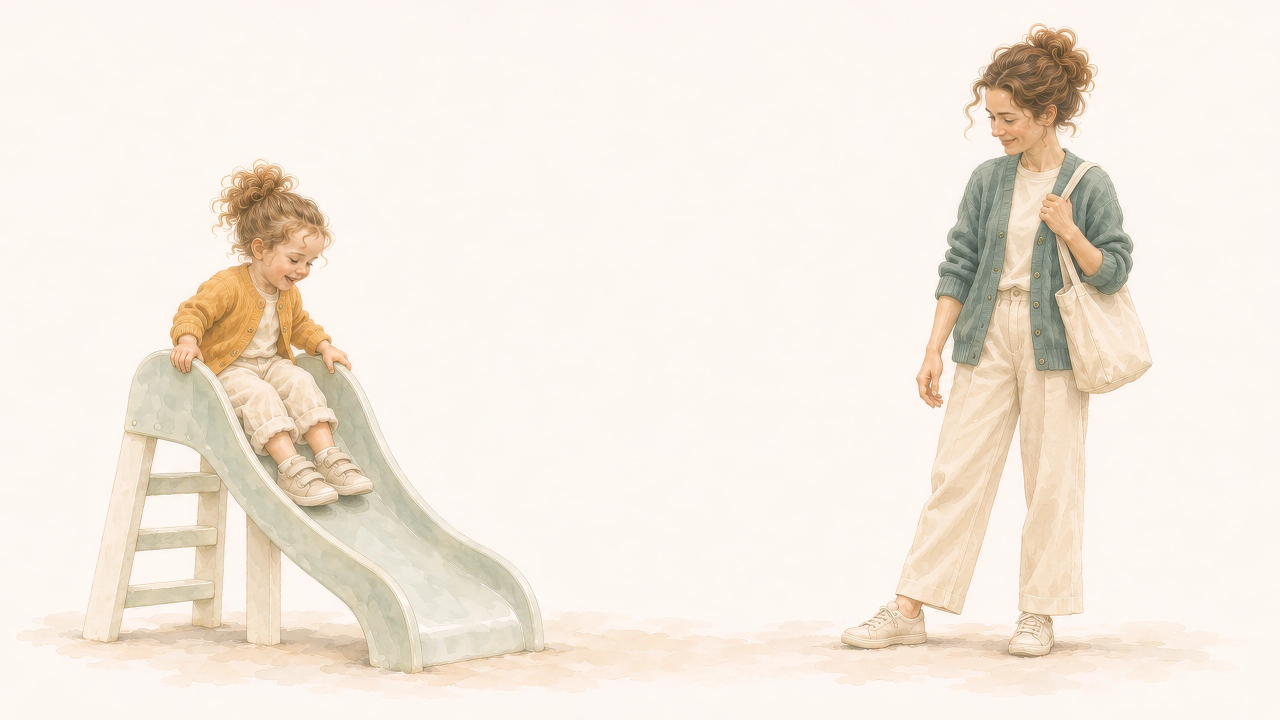
#> input picture docs/playground-story/source/beat-1-2x.webp, 2560 x 1440 px (shown at 1/2 size)
$ python playground-art.py
#> lines starting #> are read from the running program, lines starting #| are printed output that depends on the picture; after the words box and inside, x2 and y2 are one past the last pixel; in counts of white or black regions, pixels touching at a corner belong together
#!/usr/bin/env python3
"""Build the four homepage playground-story illustrations.

Run from the repo root:  python3 scripts/playground-art.py

Sources live in docs/playground-story/source/ (not deployed):
  strip.webp      Matthew's three-panel watercolor strip (beats 2, 3 and 4),
                  as attached: 2000 x 667.
  strip-2x.webp   The same strip after a faithful 2x upscale. Built from this.
  beat-1-option-a.webp, -b.webp   The opening beat, generated to match the strip.
  beat-1-2x.webp  Option A after the same 2x upscale. Built from this.

Each beat is lifted off its cream paper and repainted on the page's own
ground colour, the Haze the section uses. Lossy WebP cannot store that Haze
exactly (it comes back a step off in one channel, and a rectangle of that
shows), so the ground is painted two steps LIGHTER than Haze (GROUND) and the
page draws the image with mix-blend-mode: darken over a true Haze box. Darken
keeps the lower of the two values, so every bare-paper pixel lands on the
page colour exactly and the paint is untouched. The files stay opaque, which keeps them small:
turning every wash into alpha costs eight times the bytes. Each beat is
then placed on a
shared 3:2 canvas with one ground line. Because every canvas has the same
size and the same ground, the page can stack them and move one camera.

Crop boxes, ground lines and anchors below are in the units of the original
files (strip 2000 wide, beat 1 1280 wide); "ref" says which, so a sharper
source of any size drops in without re-measuring. To swap in full-resolution
originals, replace the -2x files and run this again.
"""
from pathlib import Path
import numpy as np
from PIL import Image

ROOT = Path(__file__).resolve().parent.parent
SRC = ROOT / "docs/playground-story/source"
OUT = ROOT / "assets/img/site/playground"

CANVAS_W, CANVAS_H = 2160, 1440   # the master canvas; layout numbers below are for 1440 x 960
UNIT = CANVAS_W / 1440
GROUND_Y = 846          # where feet meet the ground on every canvas
SIZES = (2160, 1440, 720)   # exported widths
GROUND = (250, 251, 253)    # Haze #F8F9FB (248, 249, 251) plus two steps: see the note above

# name, source file, crop box (x0, y0, x1, y1) or None, scale, how to place it.
# "ground" is the feet line inside the crop. "anchor" pins a source x (inside
# the crop) to a canvas x, so the parent stays in one spot across beats 2 and 3.
BEATS = [
    dict(name="time-to-leave", file="beat-1-2x.webp", ref=1280, crop=None, scale=0.96,
         ground=664, anchor=(640, 720)),
    dict(name="name-the-feeling", file="strip-2x.webp", ref=2000, crop=(0, 0, 623, 667), scale=1.25,
         ground=576, anchor="parent"),
    dict(name="hold-the-boundary", file="strip-2x.webp", ref=2000, crop=(623, 0, 1351, 667), scale=1.25,
         ground=576, anchor="parent"),
    dict(name="move-together", file="strip-2x.webp", ref=2000, crop=(1351, 0, 2000, 667), scale=1.3,
         ground=575, anchor=(18, 200)),
]
PARENT_X = 950          # canvas x of the crouching parent in beats 2 and 3


def lift_from_paper(rgb, feather=14):
    """Move the painting from its cream paper onto white paper.

    Returns (tone, ink): tone is each pixel as a fraction of the paper colour
    (1 = bare paper), ink is how much paint is there (0 = none). Multiplying
    tone by any ground colour repaints the picture on that ground.
    """
    h, w, _ = rgb.shape
    ring = np.concatenate([rgb[:24].reshape(-1, 3), rgb[-24:].reshape(-1, 3),
                           rgb[:, :24].reshape(-1, 3), rgb[:, -24:].reshape(-1, 3)])
    paper = np.median(ring, axis=0)
    tone = np.clip(rgb / paper, 0, 1)
    ink = 1 - tone.min(axis=2)
    # Paper grain sits under 1% here; fade it out without touching real washes.
    t = np.clip((ink - 0.012) / (0.045 - 0.012), 0, 1)
    keep = t * t * (3 - 2 * t)
    # Feather the crop edges so a cut can never show as a line.
    ramp = lambda n: np.clip(np.minimum(np.arange(n), np.arange(n)[::-1]) / feather, 0, 1)
    keep = keep * ramp(h)[:, None] * ramp(w)[None, :]
    return 1 - (1 - tone) * keep[..., None], ink * keep


def parent_centre(rgb, alpha):
    """x of the parent's sage cardigan: the one strongly green-blue, opaque shape."""
    r, g, b = rgb[..., 0], rgb[..., 1], rgb[..., 2]
    teal = (alpha > 0.45) & (g > r + 12) & (b > r - 6) & (g < 190)
    xs = np.where(teal)[1]
    return float(np.median(xs))


def build():
    OUT.mkdir(parents=True, exist_ok=True)
    for beat in BEATS:
        img = Image.open(SRC / beat["file"]).convert("RGB")
#> img is the input picture: PIL image 2560x1440 RGB; mean R, G, B 244.8, 235.4, 225
        k = img.width / beat["ref"]          # source pixels per reference unit
#> k = 2
        if beat["crop"]:
            img = img.crop(tuple(round(v * k) for v in beat["crop"]))
        rgb = np.asarray(img).astype(np.float64)
        tone, alpha = lift_from_paper(rgb, feather=14 * k)
#> in lift_from_paper, `paper = np.median(ring, axis=0)`: paper = [253, 247, 242]
#> in lift_from_paper, `ink = 1 - tone.min(axis=2)`:
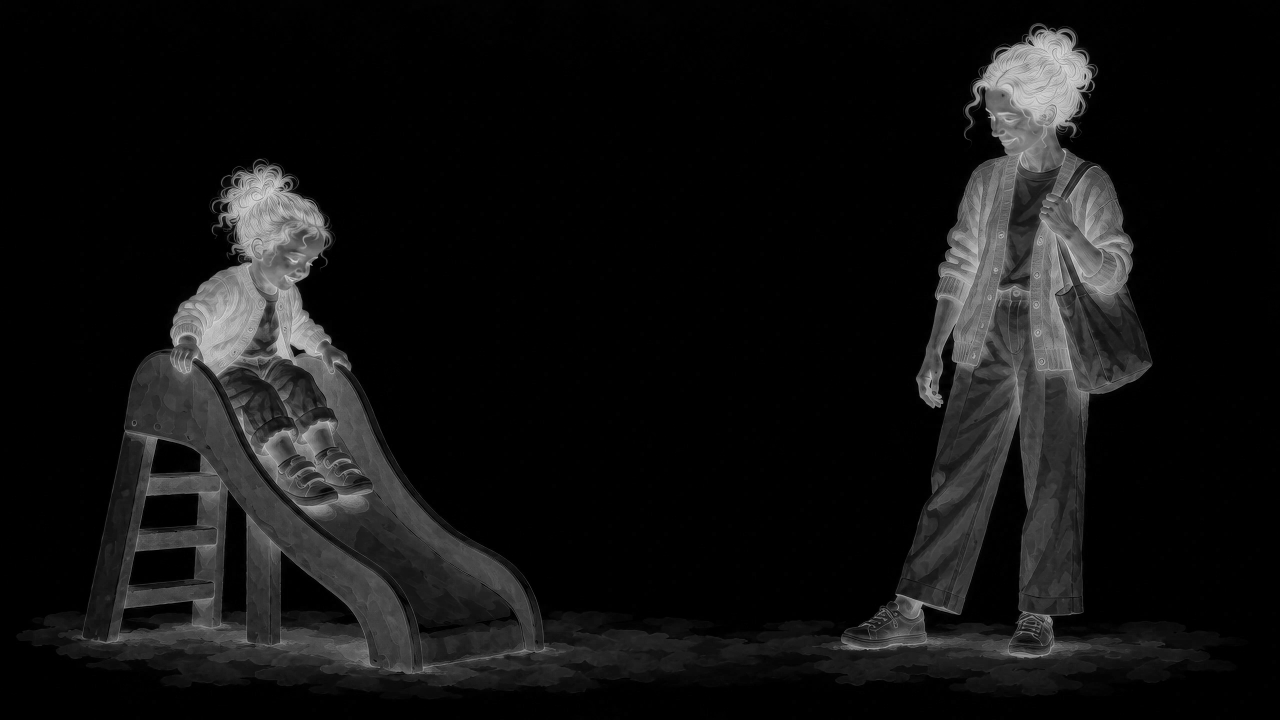
#> ink: shape (1440, 2560) float64 (shown at 1/2 size); min 0, max 0.917, mean 0.072
#> in lift_from_paper, `t = np.clip((ink - 0.012) / (0.045 - 0.012), 0, 1)`:
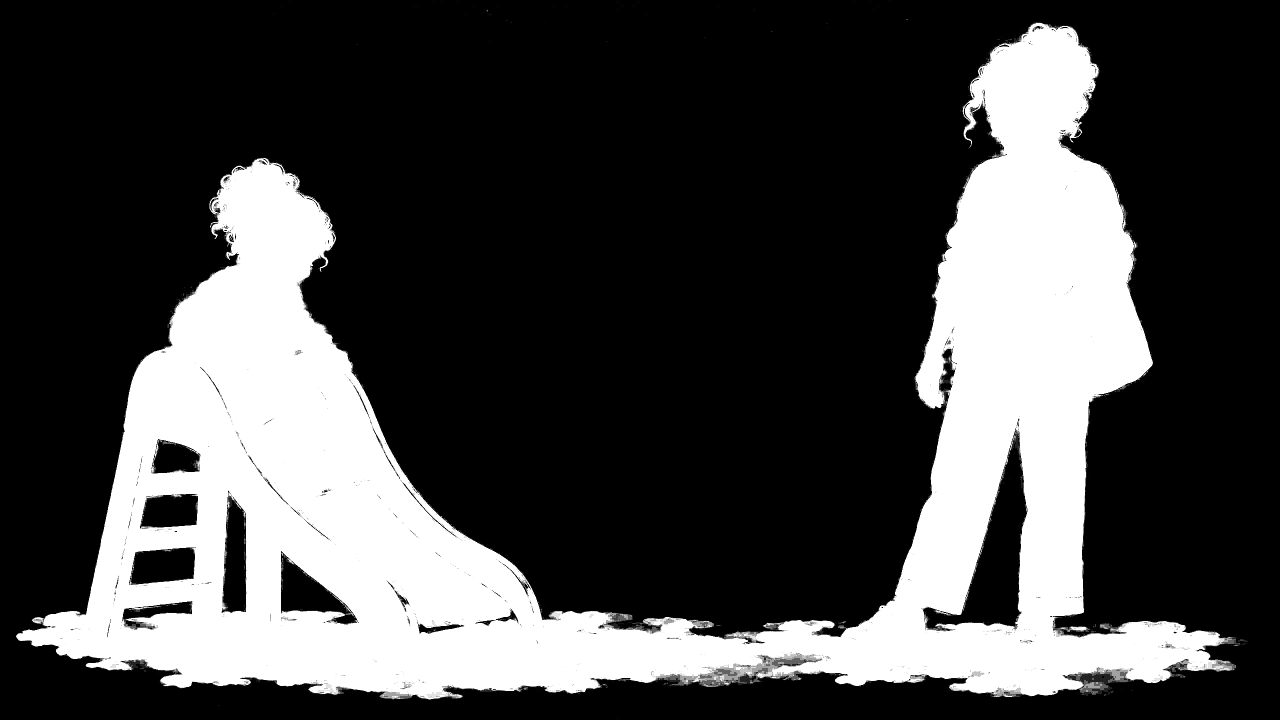
#> t: shape (1440, 2560) float64 (shown at 1/2 size); min 0, max 1, mean 0.273
        s = beat["scale"] * UNIT / k
#> s = 0.72
        if beat["anchor"] == "parent":
            src_x, canvas_x = parent_centre(rgb, alpha), PARENT_X
        else:
            src_x, canvas_x = beat["anchor"][0] * k, beat["anchor"][1]
#> src_x = 1280; canvas_x = 720
        tile = Image.fromarray((tone * 255 + 0.5).astype(np.uint8), "RGB")
        tw, th = round(tile.width * s), round(tile.height * s)
#> tw = 1843; th = 1037
        tile = tile.resize((tw, th), Image.LANCZOS)
#> tile: PIL image 1843x1037 RGB
        left = round(canvas_x * UNIT - src_x * s)
#> left = 158
        top = round(GROUND_Y * UNIT - beat["ground"] * k * s)
#> top = 313
        white = Image.new("RGB", (CANVAS_W, CANVAS_H), (255, 255, 255))
#> white: PIL image 2160x1440 RGB; every value is 255
        white.paste(tile, (left, top))
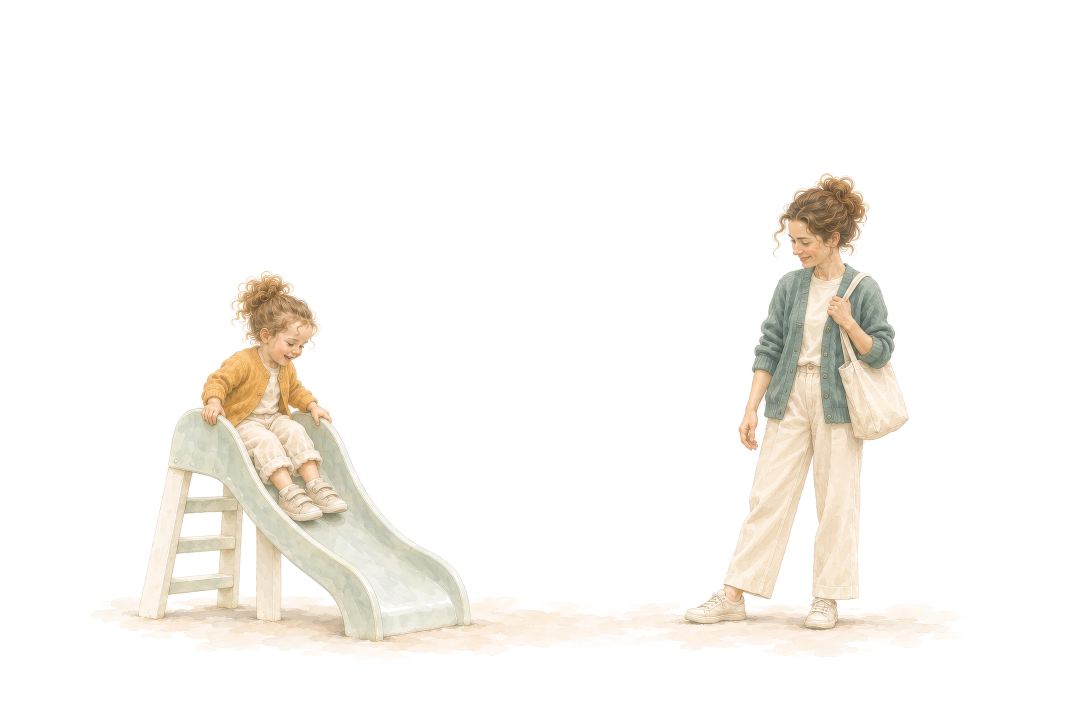
#> white: PIL image 2160x1440 RGB (shown at 1/2 size); mean R, G, B 249.7, 247.5, 243.8
        tone_canvas = np.asarray(white).astype(np.float64) / 255
        canvas = Image.fromarray((tone_canvas * np.array(GROUND) + 0.5).astype(np.uint8), "RGB")
        painted = Image.fromarray(((tone_canvas.min(axis=2) < 0.98) * 255).astype(np.uint8))
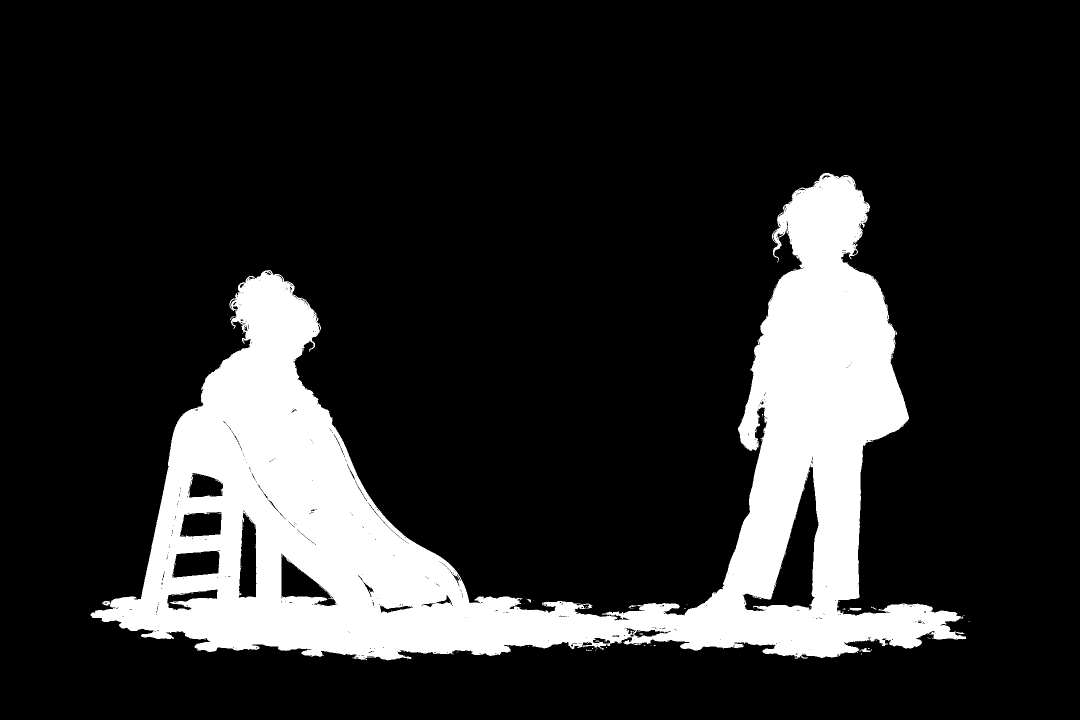
#> painted: PIL image 2160x1440 L (shown at 1/2 size); 16.7% white; 97 white regions (92 under 20 px), largest, box (x1, y1, x2, y2) and area: (181, 346, 1932, 1321) 518667, (1699, 1215, 1723, 1222) 107, (1719, 1296, 1741, 1304) 89, (1257, 1210, 1273, 1217) 41, (1056, 1198, 1062, 1205) 27
        box = painted.getbbox()
#> box = (181, 346, 1940, 1321)
        for width in SIZES:
            out = canvas if width == CANVAS_W else canvas.resize((width, round(CANVAS_H * width / CANVAS_W)), Image.LANCZOS)
            path = OUT / f"{beat['name']}-{width}.webp"
            out.save(path, "WEBP", quality=82 if width > 1440 else 86, method=6)
            print(f"{path.relative_to(ROOT)}  {path.stat().st_size // 1024} KB")
#> this loop made 3 passes
#> pass 3, in build, `out = canvas if width == CANVAS_W else canvas.resize((width, round(CAN..`:
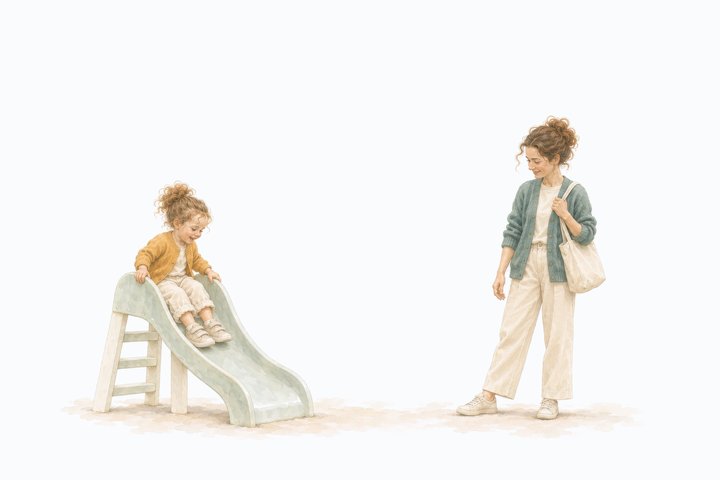
#> out: PIL image 720x480 RGB; mean R, G, B 244.8, 243.6, 241.9
        frac = (box[0] / CANVAS_W, box[2] / CANVAS_W, box[1] / CANVAS_H, box[3] / CANVAS_H)
#> frac = (0.0838, 0.898, 0.24, 0.917)
        print("  art spans x %.3f-%.3f, y %.3f-%.3f of the canvas" % frac)
#|   art spans x 0.084-0.898, y 0.240-0.917 of the canvas
#> pass 2 of the loop in build, `for beat in BEATS:`:
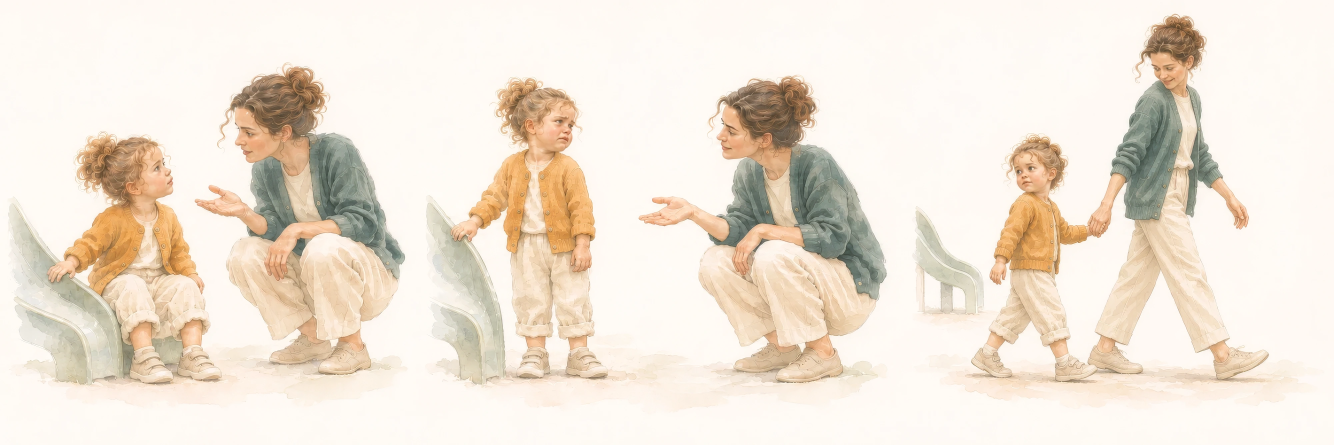
#> input picture docs/playground-story/source/strip-2x.webp, 4000 x 1334 px (shown at 1/3 size)
#> in build, img is the input picture: PIL image 4000x1334 RGB; mean R, G, B 239.7, 228.6, 215
#> img: PIL image 1246x1334 RGB
#> rgb: shape (1334, 1246, 3) float64
#> ink: shape (1334, 1246) float64
#> t: shape (1334, 1246) float64
#> alpha: shape (1334, 1246) float64
#> in parent_centre, `teal = (alpha > 0.45) & (g > r + 12) & (b > r - 6) & (g < 190)`:
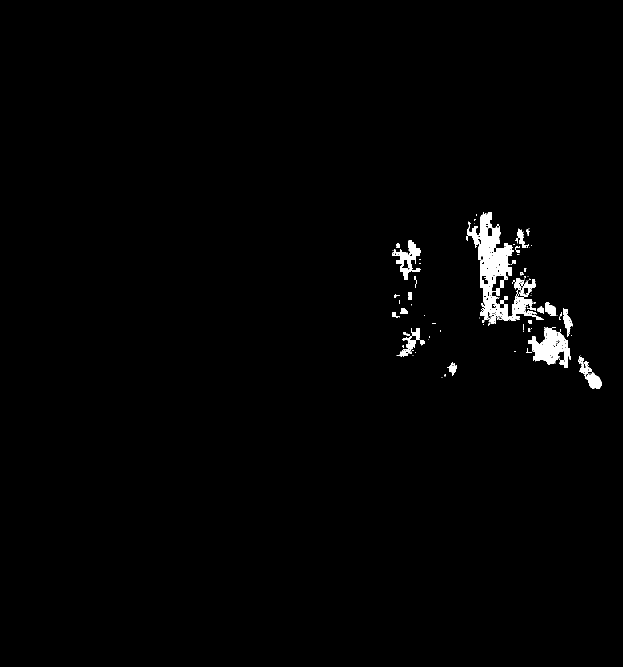
#> teal: shape (1334, 1246) bool (shown at 1/2 size); 1.2% white; 102 white regions (72 under 20 px), largest, box (x1, y1, x2, y2) and area: (933, 424, 1088, 648) 9846, (1056, 654, 1142, 736) 3525, (792, 480, 841, 560) 1568
#> in build, `src_x, canvas_x = parent_centre(rgb, alpha), PARENT_X`: src_x = 1002; canvas_x = 950
#> left = 486
#> painted: PIL image 2160x1440 L; 21.1% white; 90 white regions (89 under 20 px), largest, box (x1, y1, x2, y2) and area: (508, 363, 1632, 1337) 654595
#> box = (508, 363, 1632, 1337)
#> the loop in build, `for width in SIZES:` made 3 passes
#| assets/img/site/playground/name-the-feeling-2160.webp  74 KB
#| assets/img/site/playground/name-the-feeling-1440.webp  49 KB
#| assets/img/site/playground/name-the-feeling-720.webp  15 KB
#> pass 3, in build, `out = canvas if width == CANVAS_W else canvas.resize((width, round(CAN..`:
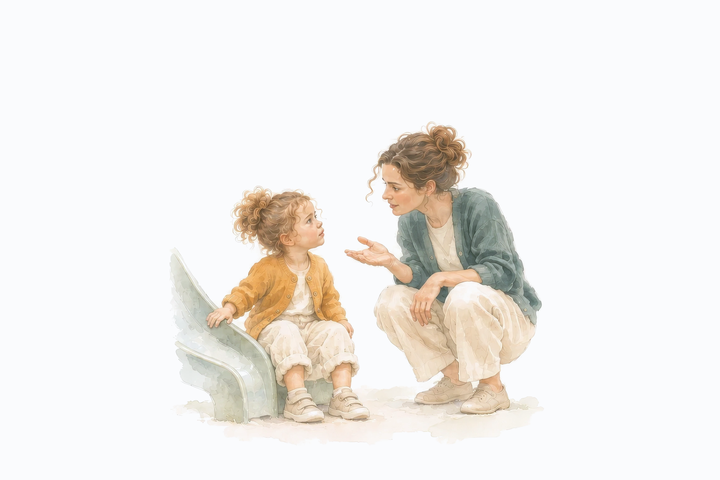
#> out: PIL image 720x480 RGB; mean R, G, B 241.5, 238.7, 235.5
#> frac = (0.235, 0.756, 0.252, 0.928)
#|   art spans x 0.235-0.756, y 0.252-0.928 of the canvas


if __name__ == "__main__":
    build()
